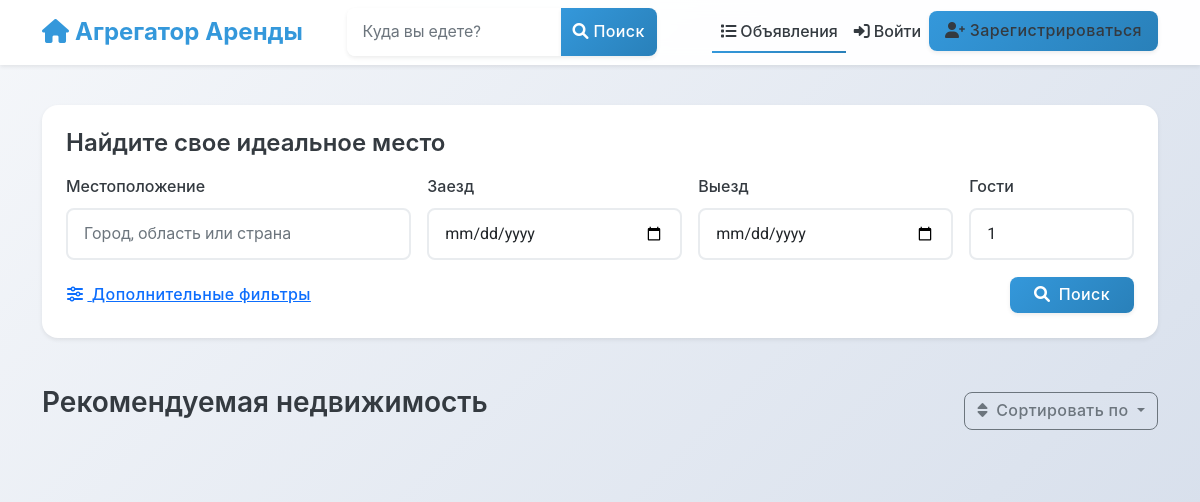
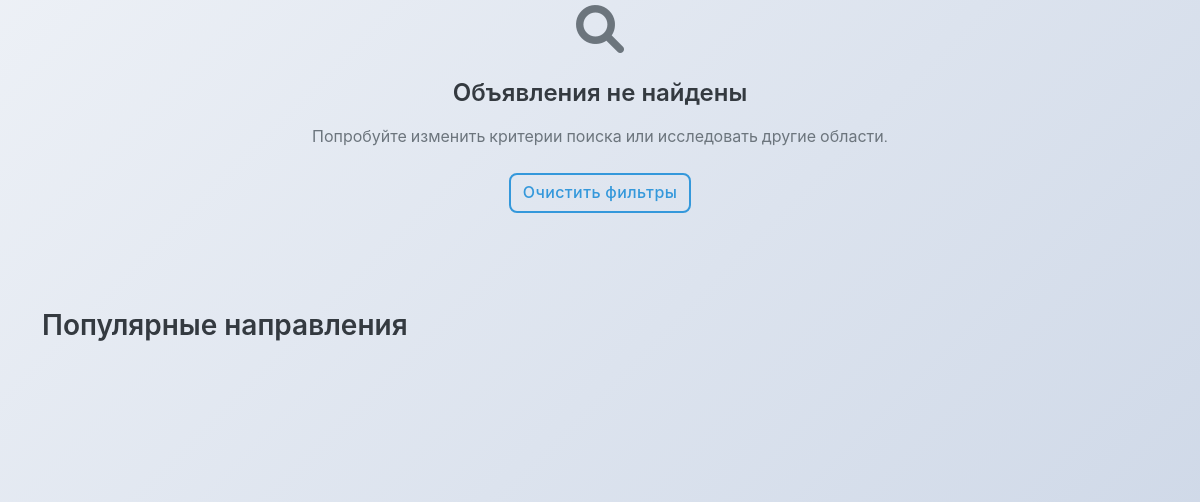
The page /listings/ (upper part) on the database as committed earlier (2 pictures, top to bottom).
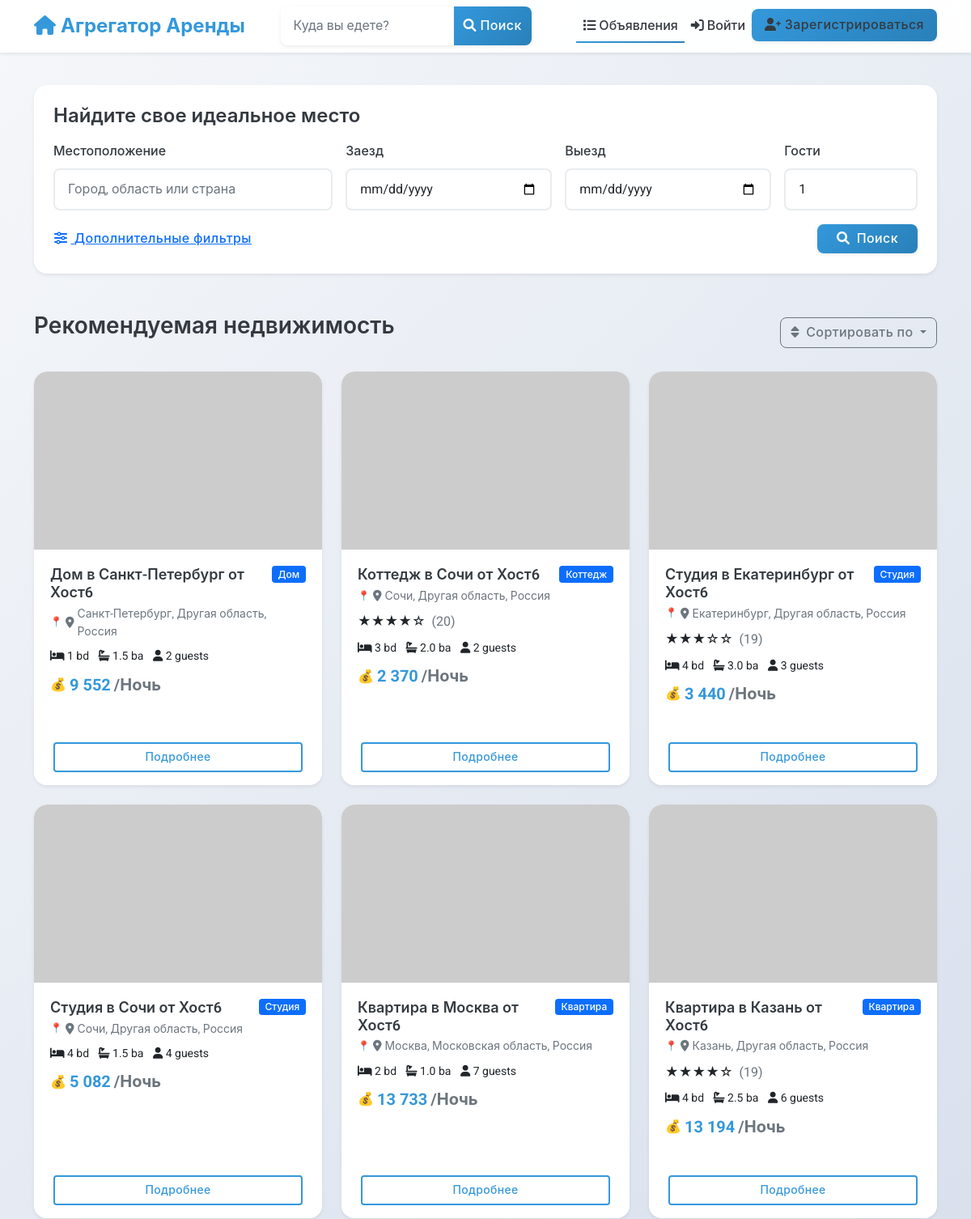
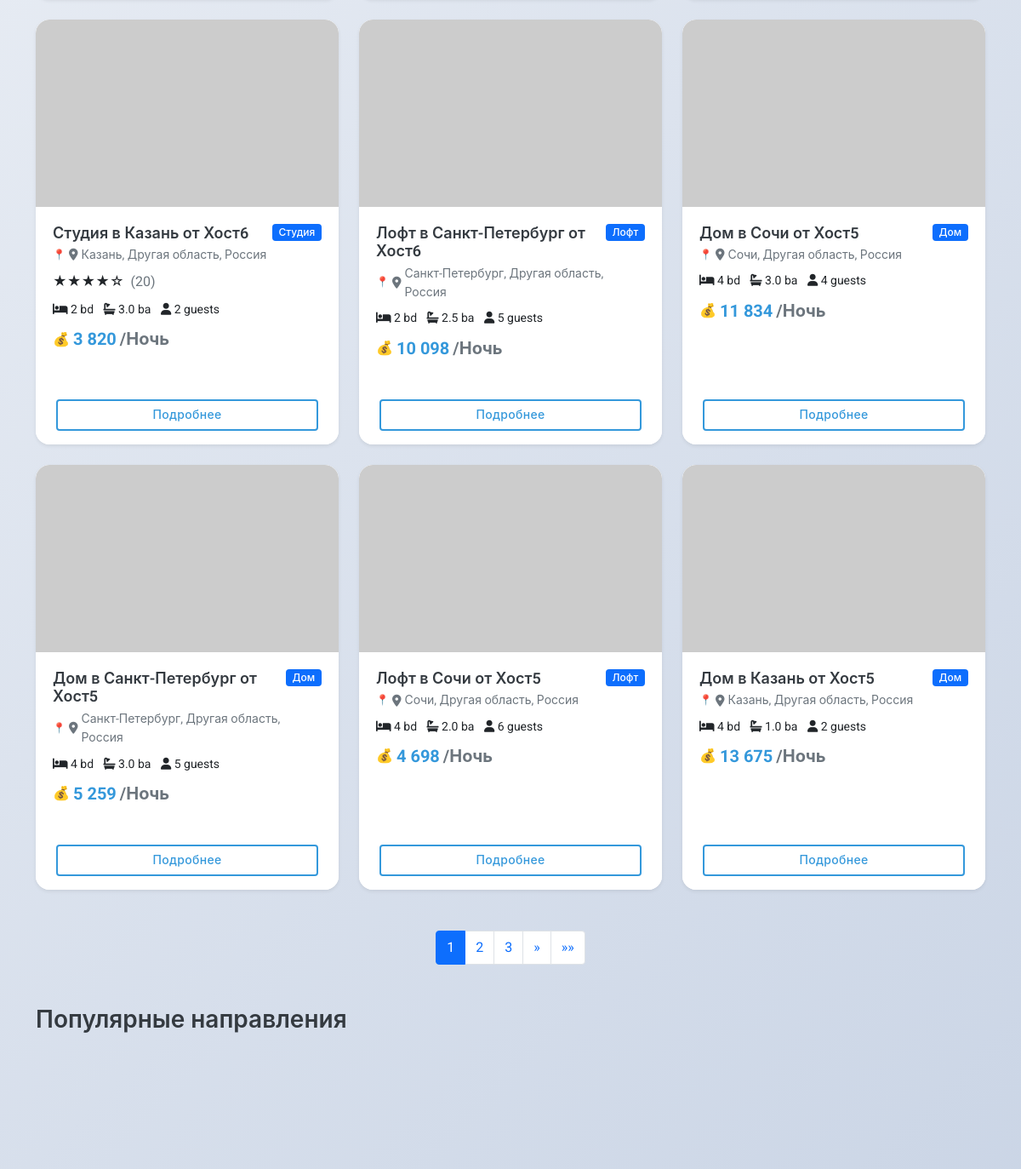
The same page on the database as committed later (2 pictures, top to bottom).
### listings/models.py (models this page shows, shortened)
class Listing(models.Model):
    title = models.CharField(_("Title"), max_length=100)
    description = models.TextField(_("Description"))
    address = models.CharField(_("Address"), max_length=255)
    city = models.CharField(_("City"), max_length=100)
    state = models.CharField(_("State/Province"), max_length=100)
    country = models.CharField(_("Country"), max_length=100)
    zip_code = models.CharField(_("ZIP/Postal Code"), max_length=20)
    latitude = models.DecimalField(_("Latitude"), max_digits=10, decimal_places=7, null=True, blank=True)
    longitude = models.DecimalField(_("Longitude"), max_digits=10, decimal_places=7, null=True, blank=True)
    price_per_night = models.DecimalField(_("Price per night"), max_digits=10, decimal_places=2)
    cleaning_fee = models.DecimalField(_("Cleaning fee"), max_digits=10, decimal_places=2, default=0)
    service_fee = models.DecimalField(_("Service fee"), max_digits=10, decimal_places=2, default=0)
    bedrooms = models.PositiveSmallIntegerField(_("Bedrooms"))
    bathrooms = models.DecimalField(_("Bathrooms"), max_digits=3, decimal_places=1)
    accommodates = models.PositiveSmallIntegerField(_("Accommodates"))
    property_type = models.CharField(_("Property type"), max_length=50)
    image_urls = models.JSONField(_("Image URLs"), default=list, null=True, blank=True)
    verification_video = models.FileField(
        _("Verification Video"),
        upload_to='verification_videos/',
        null=True,
        blank=True,
        help_text=_("Video proof of property compliance (max 250MB, for moderation only)")
    )
    amenities = models.JSONField(_("Amenities"), default=list)
    house_rules = models.TextField(_("House rules"), blank=True)
    check_in_time = models.TimeField(_("Check-in time"), null=True, blank=True)
    check_out_time = models.TimeField(_("Check-out time"), null=True, blank=True)
    minimum_nights = models.PositiveSmallIntegerField(_("Minimum nights"), default=1)
    maximum_nights = models.PositiveSmallIntegerField(_("Maximum nights"), default=30)
    is_active = models.BooleanField(_("Is active"), default=True)
    is_approved = models.BooleanField(_("Is approved"), default=False)
    host = models.ForeignKey(
        settings.AUTH_USER_MODEL,
        on_delete=models.CASCADE,
        related_name='listings'
    )
    created_at = models.DateTimeField(_("Created at"), auto_now_add=True)
    updated_at = models.DateTimeField(_("Updated at"), auto_now=True)
    class Meta:
        verbose_name = _("Listing")
        verbose_name_plural = _("Listings")
        ordering = ['-created_at', '-id']
        ordering = ['-created_at']
    @property
    def main_image_url(self):
        main_image = self.images.filter(is_main=True).first()
        if main_image:
            return main_image.image.url
        first_image = self.images.first()
        if first_image:
            return first_image.image.url
        if self.image_urls and len(self.image_urls) > 0:
            return self.image_urls[0]
        return "https://via.placeholder.com/800x600.png?text=No+Image+Available"

### listings/views.py (the view, shortened to what this page needs)
# urls.py: path('', views.ListingListView.as_view(), name='listing_list'),
class ListingListView(ListView):
    model = Listing
    template_name = 'listings/listing_list.html'
    context_object_name = 'listings'
    paginate_by = 12
    def get_queryset(self):
        queryset = Listing.objects.filter(
            is_active=True,
            is_approved=True
        ).filter(
            Q(approval_record__status='approved') | Q(approval_record__isnull=True)
        )
        form = ListingSearchForm(self.request.GET)
        if form.is_valid():
            location = form.cleaned_data.get('location')
            if location:
                queryset = queryset.filter(
                    Q(city__icontains=location) |
                    Q(state__icontains=location) |
                    Q(country__icontains=location)
                )
            check_in = form.cleaned_data.get('check_in')
            check_out = form.cleaned_data.get('check_out')
            if check_in and check_out:
                overlapping_bookings = Booking.objects.filter(
                    Q(start_date__lte=check_out, end_date__gte=check_in),
                    status__in=['confirmed', 'pending']
                ).values_list('listing_id', flat=True)
                queryset = queryset.exclude(id__in=overlapping_bookings)
            guests = form.cleaned_data.get('guests')
            if guests:
                queryset = queryset.filter(accommodates__gte=guests)
            min_price = form.cleaned_data.get('min_price')
            if min_price:
                queryset = queryset.filter(price_per_night__gte=min_price)
            max_price = form.cleaned_data.get('max_price')
            if max_price:
                queryset = queryset.filter(price_per_night__lte=max_price)
            property_type = form.cleaned_data.get('property_type')
            if property_type:
                queryset = queryset.filter(property_type=property_type)
            bedrooms = form.cleaned_data.get('bedrooms')
            if bedrooms:
                queryset = queryset.filter(bedrooms__gte=bedrooms)
            bathrooms = form.cleaned_data.get('bathrooms')
            if bathrooms:
                queryset = queryset.filter(bathrooms__gte=bathrooms)
        queryset = queryset.annotate(
            avg_rating=Avg('reviews__rating'),
            review_count=Count('reviews')
        )
        sort_by = self.request.GET.get('sort')
        if sort_by == 'price_asc':
            queryset = queryset.order_by('price_per_night')
        elif sort_by == 'price_desc':
            queryset = queryset.order_by('-price_per_night')
        elif sort_by == 'rating':
            queryset = queryset.order_by('-avg_rating', '-review_count')
        elif sort_by == 'newest':
            queryset = queryset.order_by('-created_at')
        else:
            queryset = queryset.order_by('-created_at')
        return queryset
    def get_context_data(self, **kwargs):
        context = super().get_context_data(**kwargs)
        context['form'] = ListingSearchForm(self.request.GET)
        context['popular_destinations'] = self.get_popular_destinations()
        return context
    def get_popular_destinations(self):
        from datetime import timedelta
        from django.utils import timezone
        from django.db.models import Count, Q
        last_month = timezone.now() - timedelta(days=30)
        popular_cities = Booking.objects.filter(
            created_at__gte=last_month,
            status__in=['confirmed', 'completed']
        ).values(
            'listing__city', 'listing__state', 'listing__country'
        ).annotate(
            booking_count=Count('id'),
            city_name=F('listing__city'),
            state_name=F('listing__state'),
            country_name=F('listing__country')
        ).filter(
            booking_count__gt=0
        ).order_by('-booking_count')[:8]
        destinations_with_images = []
        default_images = [
            "https://images.unsplash.com/photo-1571896349842-33c89424de2d?ixlib=rb-4.0.3&auto=format&fit=crop&w=800&q=80",
            "https://images.unsplash.com/photo-1551698618-1dfe5d97d256?ixlib=rb-4.0.3&auto=format&fit=crop&w=800&q=80",
            "https://images.unsplash.com/photo-1549144511-f099e773c147?ixlib=rb-4.0.3&auto=format&fit=crop&w=800&q=80",
            "https://images.unsplash.com/photo-1581833971358-2c8b550f87b3?ixlib=rb-4.0.3&auto=format&fit=crop&w=800&q=80",
            "https://images.unsplash.com/photo-1520637836862-4d197d17c90a?ixlib=rb-4.0.3&auto=format&fit=crop&w=800&q=80",
            "https://images.unsplash.com/photo-1506905925346-21bda4d32df4?ixlib=rb-4.0.3&auto=format&fit=crop&w=800&q=80",
            "https://images.unsplash.com/photo-1519302959554-a75be0afc82a?ixlib=rb-4.0.3&auto=format&fit=crop&w=800&q=80",
            "https://images.unsplash.com/photo-1542640244-b5d31b9c4d06?ixlib=rb-4.0.3&auto=format&fit=crop&w=800&q=80"
        ]
        for idx, city_data in enumerate(popular_cities):
            destinations_with_images.append({
                'city': city_data['city_name'],
                'state': city_data['state_name'],
                'country': city_data['country_name'],
                'booking_count': city_data['booking_count'],
                'image': default_images[idx % len(default_images)]
            })
        return destinations_with_images

### listings/templatetags/listing_extras.py (called while the page is built)
@register.filter
def star_rating(rating):
    if not rating:
        return ""
    full_stars = int(rating)
    half_star = 1 if rating - full_stars >= 0.5 else 0
    empty_stars = 5 - full_stars - half_star
    stars = "★" * full_stars + "☆" * half_star + "☆" * empty_stars
    return mark_safe(stars)

@register.filter
def currency(value):
    try:
        return f"{int(float(value)):,}".replace(",", " ")
    except (ValueError, TypeError):
        return value

### listings/templates/listings/listing_list.html (shortened to what the changed rows need)
{% extends 'base.html' %}
{% load static %}
{% load listing_extras %}
{% block content %}
<div class="container">
    <section class="mb-5">
        {% if listings %}
            <div class="row row-cols-1 row-cols-md-2 row-cols-lg-3 g-4">
                {% for listing in listings %}
                <div class="col">
                    <div class="card h-100 shadow-sm listing-card">
                        <a href="{% url 'listings:listing_detail' pk=listing.id %}" class="text-decoration-none">
                            <img src="{{ listing.main_image_url }}" class="card-img-top" alt="{{ listing.title }}">
                        </a>
                        <div class="card-body">
                            <div class="d-flex justify-content-between align-items-start">
                                <h5 class="card-title mb-1">{{ listing.title }}</h5>
                                <span class="badge bg-primary">{{ listing.property_type|title }}</span>
                            </div>
                            <p class="listing-location text-muted mb-2">
                                <i class="fas fa-map-marker-alt"></i> {{ listing.city }}, {{ listing.state }}, {{ listing.country }}
                            </p>
                            {% if listing.avg_rating %}
                            <div class="mb-2">
                                {{ listing.avg_rating|star_rating }}
                                <span class="text-muted ms-1">({{ listing.review_count }})</span>
                            </div>
                            {% endif %}
                            <div class="mb-2 amenities">
                                <span class="me-2"><i class="fas fa-bed"></i> {{ listing.bedrooms }} bd</span>
                                <span class="me-2"><i class="fas fa-bath"></i> {{ listing.bathrooms }} ba</span>
                                <span><i class="fas fa-user"></i> {{ listing.accommodates }} guests</span>
                            </div>
                            <p class="listing-price card-text">{{ listing.price_per_night|currency }} <span class="text-muted">/Ночь</span></p>
                        </div>
                        <div class="card-footer bg-white border-top-0">
                            <a href="{% url 'listings:listing_detail' pk=listing.id %}" class="btn btn-sm btn-outline-primary w-100">
                                Подробнее
                            </a>
                        </div>
                    </div>
                </div>
                {% endfor %}
            </div>
            {% if is_paginated %}
            <nav aria-label="Page navigation" class="mt-5">
                <ul class="pagination justify-content-center">
                    {% for num in page_obj.paginator.page_range %}
                        {% if page_obj.number == num %}
                            <li class="page-item active"><a class="page-link" href="#">{{ num }}</a></li>
                        {% elif num > page_obj.number|add:'-3' and num < page_obj.number|add:'3' %}
                            <li class="page-item">
                                <a class="page-link" href="?{% for key, value in request.GET.items %}{% if key != 'page' %}{{ key }}={{ value }}&{% endif %}{% endfor %}page={{ num }}">{{ num }}</a>
                            </li>
                        {% endif %}
                    {% endfor %}
                    {% if page_obj.has_next %}
                    <li class="page-item">
                        <a class="page-link" href="?{% for key, value in request.GET.items %}{% if key != 'page' %}{{ key }}={{ value }}&{% endif %}{% endfor %}page={{ page_obj.next_page_number }}" aria-label="Next">
                            <span aria-hidden="true">&raquo;</span>
                        </a>
                    </li>
                    <li class="page-item">
                        <a class="page-link" href="?{% for key, value in request.GET.items %}{% if key != 'page' %}{{ key }}={{ value }}&{% endif %}{% endfor %}page={{ page_obj.paginator.num_pages }}" aria-label="Last">
                            <span aria-hidden="true">&raquo;&raquo;</span>
                        </a>
                    </li>
                    {% endif %}
                </ul>
            </nav>
            {% endif %}
        {% else %}
            <div class="text-center py-5">
                <div class="mb-4">
                    <i class="fas fa-search fa-3x text-muted"></i>
                </div>
                <h4>Объявления не найдены</h4>
                <p class="text-muted">Попробуйте изменить критерии поиска или исследовать другие области.</p>
                <a href="{% url 'listings:listing_list' %}" class="btn btn-outline-primary mt-2">
                    Очистить фильтры
                </a>
            </div>
        {% endif %}
    </section>
</div>
{% endblock %}

Rows that differ between the two databases and show on the page:
now on this page (row edited): Listing: title "Дом в Санкт-Петербург от Хост6", property_type "Дом", city "Санкт-Петербург", state "Другая область", country "Россия", bedrooms "1", bathrooms "1.5", accommodates "2", price_per_night "9 552"
now on this page (row edited): Listing: title "Коттедж в Сочи от Хост6", property_type "Коттедж", city "Сочи", state "Другая область", country "Россия", avg_rating|star_rating "★★★★☆", review_count "20", bedrooms "3", bathrooms "2.0", accommodates "2", price_per_night "2 370"
now on this page (row edited): Listing: title "Студия в Екатеринбург от Хост6", property_type "Студия", city "Екатеринбург", state "Другая область", country "Россия", avg_rating|star_rating "★★★☆☆", review_count "19", bedrooms "4", bathrooms "3.0", accommodates "3", price_per_night "3 440"
now on this page (row edited): Listing: title "Студия в Сочи от Хост6", property_type "Студия", city "Сочи", state "Другая область", country "Россия", bedrooms "4", bathrooms "1.5", accommodates "4", price_per_night "5 082"
now on this page (row edited): Listing: title "Квартира в Москва от Хост6", property_type "Квартира", city "Москва", state "Московская область", country "Россия", bedrooms "2", bathrooms "1.0", accommodates "7", price_per_night "13 733"
now on this page (row edited): Listing: title "Квартира в Казань от Хост6", property_type "Квартира", city "Казань", state "Другая область", country "Россия", avg_rating|star_rating "★★★★☆", review_count "19", bedrooms "4", bathrooms "2.5", accommodates "6", price_per_night "13 194"
now on this page (row edited): Listing: title "Студия в Казань от Хост6", property_type "Студия", city "Казань", state "Другая область", country "Россия", avg_rating|star_rating "★★★★☆", review_count "20", bedrooms "2", bathrooms "3.0", accommodates "2", price_per_night "3 820"
now on this page (row edited): Listing: title "Лофт в Санкт-Петербург от Хост6", property_type "Лофт", city "Санкт-Петербург", state "Другая область", country "Россия", bedrooms "2", bathrooms "2.5", accommodates "5", price_per_night "10 098"
now on this page (row edited): Listing: title "Дом в Сочи от Хост5", property_type "Дом", city "Сочи", state "Другая область", country "Россия", bedrooms "4", bathrooms "3.0", accommodates "4", price_per_night "11 834"
now on this page (row edited): Listing: title "Дом в Санкт-Петербург от Хост5", property_type "Дом", city "Санкт-Петербург", state "Другая область", country "Россия", bedrooms "4", bathrooms "3.0", accommodates "5", price_per_night "5 259"
now on this page (row edited): Listing: title "Лофт в Сочи от Хост5", property_type "Лофт", city "Сочи", state "Другая область", country "Россия", bedrooms "4", bathrooms "2.0", accommodates "6", price_per_night "4 698"
now on this page (row edited): Listing: title "Дом в Казань от Хост5", property_type "Дом", city "Казань", state "Другая область", country "Россия", bedrooms "4", bathrooms "1.0", accommodates "2", price_per_night "13 675"
Other text that changed with them:
new list line: "1"
new list line: "2"
new list line: "3"
text no longer shown: "Объявления не найдены Попробуйте изменить критерии поиска или исследовать другие области. Очистить фильтры"
